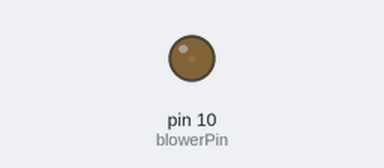
This sketch was run on a simulated Arduino Uno, built with avr-gcc and run on an emulated ATmega328P. Shown: output pins drawn as LEDs (lit = HIGH). What the sketch prints to the serial monitor is not drawn.

Above: at 0.05 s.
At 1.5 s:
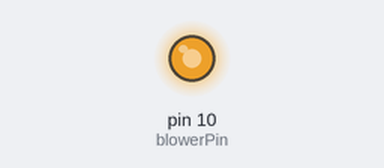
Timing chart, 0 to 9.2 s (numbered marks = the images above):
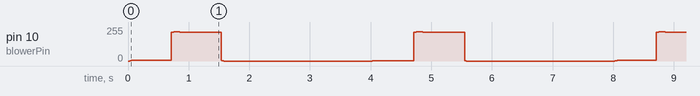

The sketch:

lung_code.ino
```cpp
const int blowerPin = 10;

float BPM = 15.0;   // VERIFIED - 15-16 bpm
float inhaleRatio = 0.4;

unsigned long breathStartTime = 0;

void setup() {
  Serial.begin(115200);
  pinMode(blowerPin, OUTPUT);
}

void loop() {

  float T = 60.0 / BPM;
  float inhaleTime = T * inhaleRatio;

  unsigned long now = millis();
  float elapsed = (now - breathStartTime) / 1000.0;

  if (elapsed >= T) {
    breathStartTime = now;
    elapsed = 0;
  }

  float pwmValue = 0;

  if (elapsed < inhaleTime) {
    // Smooth inhale only
    float x = sin(PI * elapsed / inhaleTime);
    pwmValue = 220.0 * pow(x, 1.8);   // softened peak, capped at 220
  }
  else {
    // Exhale = blower OFF
    pwmValue = 0;
  }

  pwmValue = constrain(pwmValue, 0, 255);
  analogWrite(blowerPin, (int)pwmValue);

  // SERIAL COMM. W/ PYTHON PROGRAM
  Serial.print(elapsed);
  Serial.print(",");
  Serial.print(elapsed / T);   // breath percent (0–1)
  Serial.print(",");
  Serial.println(pwmValue);
}
```
